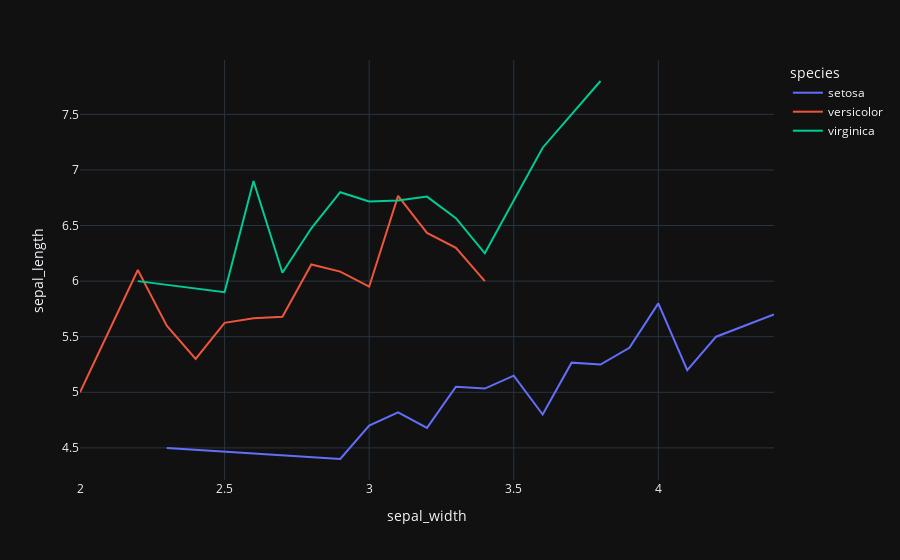

Source (notebook cell):
### Markdown cell above
3. Побудуйте лінійний графік, що відображає зміну середнього значення "sepal_length" в залежності від значення "sepal_width" для кожного виду квітки (setosa, versicolor, virginica).

### Code cell
avg_values = df.groupby(['species', 'sepal_width'])['sepal_length'].mean().reset_index()

fig = px.line(avg_values,
              x='sepal_width',
              y='sepal_length',
              color='species')

fig.show()

### Figure 1 — Plotly figure (JSON) as saved in the notebook; plotly's stock layout.template omitted (floating-point values rounded to 4 significant figures)
{"data": [{"hovertemplate": "species=setosa<br>sepal_width=%{x}<br>sepal_length=%{y}<extra></extra>", "legendgroup": "setosa", "line": {"color": "#636efa", "dash": "solid"}, "marker": {"symbol": "circle"}, "mode": "lines", "name": "setosa", "orientation": "v", "showlegend": true, "x": [2.3, 2.9, 3.0, 3.1, 3.2, 3.3, 3.4, 3.5, 3.6, 3.7, 3.8, 3.9, 4.0, 4.1, 4.2, 4.4], "xaxis": "x", "y": [4.5, 4.4, 4.7, 4.82, 4.68, 5.05, 5.033, 5.15, 4.8, 5.267, 5.25, 5.4, 5.8, 5.2, 5.5, 5.7], "yaxis": "y", "type": "scatter"}, {"hovertemplate": "species=versicolor<br>sepal_width=%{x}<br>sepal_length=%{y}<extra></extra>", "legendgroup": "versicolor", "line": {"color": "#EF553B", "dash": "solid"}, "marker": {"symbol": "circle"}, "mode": "lines", "name": "versicolor", "orientation": "v", "showlegend": true, "x": [2.0, 2.2, 2.3, 2.4, 2.5, 2.6, 2.7, 2.8, 2.9, 3.0, 3.1, 3.2, 3.3, 3.4], "xaxis": "x", "y": [5.0, 6.1, 5.6, 5.3, 5.625, 5.667, 5.68, 6.15, 6.086, 5.95, 6.767, 6.433, 6.3, 6.0], "yaxis": "y", "type": "scatter"}, {"hovertemplate": "species=virginica<br>sepal_width=%{x}<br>sepal_length=%{y}<extra></extra>", "legendgroup": "virginica", "line": {"color": "#00cc96", "dash": "solid"}, "marker": {"symbol": "circle"}, "mode": "lines", "name": "virginica", "orientation": "v", "showlegend": true, "x": [2.2, 2.5, 2.6, 2.7, 2.8, 2.9, 3.0, 3.1, 3.2, 3.3, 3.4, 3.6, 3.8], "xaxis": "x", "y": [6.0, 5.9, 6.9, 6.075, 6.475, 6.8, 6.717, 6.725, 6.76, 6.567, 6.25, 7.2, 7.8], "yaxis": "y", "type": "scatter"}], "layout": {"xaxis": {"anchor": "y", "domain": [0.0, 1.0], "title": {"text": "sepal_width"}}, "yaxis": {"anchor": "x", "domain": [0.0, 1.0], "title": {"text": "sepal_length"}}, "legend": {"title": {"text": "species"}, "tracegroupgap": 0}, "margin": {"t": 60}}}
